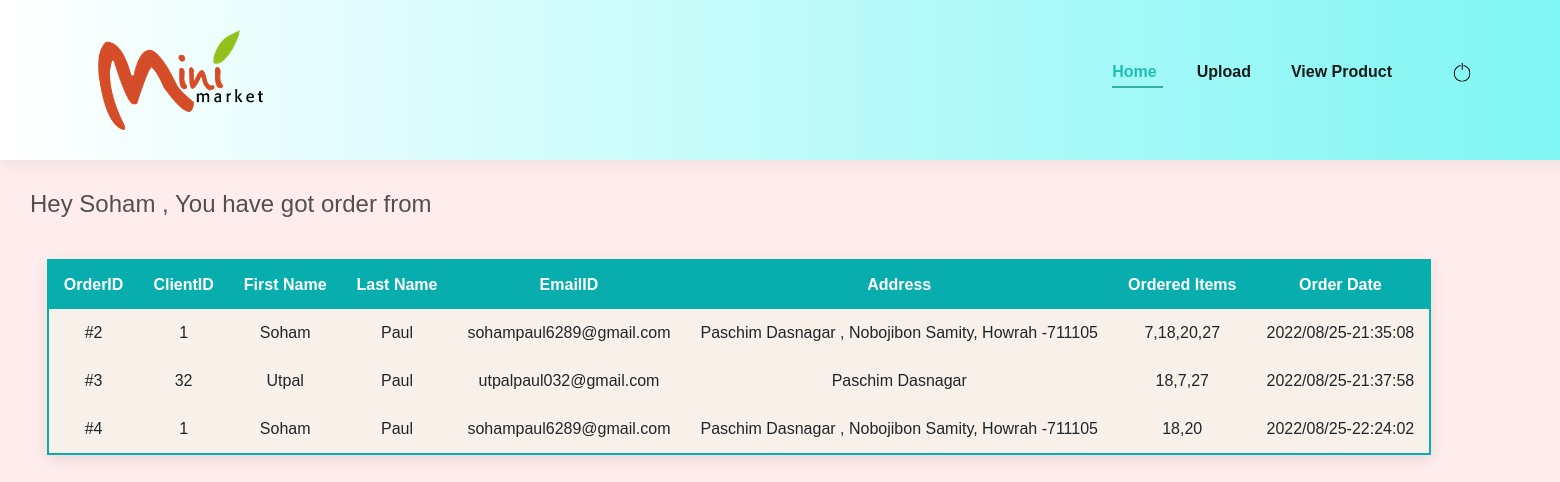
/Admin/AdminHome.php (signed in), run on the app's committed database.
### tables this page shows
CREATE TABLE `orders` (
  `orderID` int(11) NOT NULL,
  `productID` varchar(30) NOT NULL,
  `adminID` int(11) NOT NULL,
  `clientID` int(11) NOT NULL,
  `orderdate` varchar(30) NOT NULL
);

CREATE TABLE `client` (
  `clientID` int(11) NOT NULL,
  `FirstName` varchar(100) DEFAULT NULL,
  `LastName` varchar(100) DEFAULT NULL,
  `email` varchar(200) DEFAULT NULL,
  `Address` varchar(200) NOT NULL,
  `password` varchar(100) DEFAULT NULL,
  `Cart` varchar(50) DEFAULT NULL,
  `Ordered` varchar(100) NOT NULL
);

### Admin/AdminHome.php (the view, shortened to what this page needs)
<?php
    if(!isset($_SESSION['adminID']))
    {
        echo"<script>
        alert('YOU HAVE NOT AUTHORISED TO THIS PAGE , LOGIN FIRST');
        window.location.replace('adminlogin.html');
        </script>";
    }
    else
    {
        echo"
            <!DOCTYPE html>
            <html lang='en'>
            <head>
                <meta charset='UTF-8'>
                <meta http-equiv='X-UA-Compatible' content='IE=edge'>
                <meta name='viewport' content='width=device-width, initial-scale=1.0'>
                <title>Admin Home</title>
                <link rel='stylesheet' href='../index.css'>
                <link rel='stylesheet' href='../mini.css'>
                <link rel='stylesheet' href='../bootstrap.css'>
            </head>
                <body id='bg-admin'>
                    <section id='header'>
                        <a href='../OwnShop.html'>
                            <img src='../img/mini-marketLOGO.png' class='logo' alt='Logo' >
                        </a>
                        <div>
                            <ul id='navbar'>
                                <li><a class='active' href='AdminHome.php'>Home</a></li>
                                <li><a  href='upload-f.php'>Upload</a></li>
                                <li><a href='viewproduct.php'>View Product</a></li>
                                <li><a href='adminlogout.php'><img src='../img/logout.png' alt='logouIMG' class='logout'></a></li>
                            </ul>
                        </div>
                    </section>
                    <h4 id='admin-h4'>Hey $_SESSION[name] , You have got order from</h4>";
                include_once '../shared/config.php';
                $object=mysqli_query($connect,'select * from orders');
                echo "<div>
                        <div class='table-div'>
                            <table class='client-table'>
                                <thead class='thead-dark'>
                                    <tr>
                                        <th>OrderID</th>
                                        <th>ClientID</th>
                                        <th>First Name</th>
                                        <th>Last Name</th>
                                        <th>EmailID</th>
                                        <th>Address</th>
                                        <th>Ordered Items</th>
                                        <th>Order Date</th>
                                    </tr>
                                </thead>
                                <tbody>";
                while($res=mysqli_fetch_assoc($object))
                {
                    $orderid=$res['orderID'];
                    $cid=$res['clientID'];
                    $adminID=$res['adminID'];
                    $order=$res['productID'];
                    $obj=mysqli_query($connect,"select * from client where clientID=$cid");
                    $row=mysqli_fetch_assoc($obj);
                    $fname=$row['FirstName'];
                    $lname=$row['LastName'];
                    $email=$row['email'];
                    $address=$row['Address'];
                    $date=$res['orderdate'];
                    if($adminID==$_SESSION['adminID'])
                    {    echo "
                                    <tr>
                                        <td>#$orderid</td>
                                        <td>$cid</td>
                                        <td>$fname</td>
                                        <td>$lname</td>
                                        <td>$email</td>
                                        <td>$address</td>
                                        <td>$order</td>
                                        <td>$date</td>
                                    </tr>
                        ";
                    }
                }
                echo "          </tbody>
                            </table>
                        </div>
                    </div>
                </body>
            </html>";
                }
?>

### mini.css (style rules this page uses)
* { margin: 0; padding: 0; box-sizing: border-box; font-family: 'Spartan' , sans-serif; scroll-behavior: smooth; }
#header { background-image: linear-gradient(to right , #ffffff ,rgb(124, 246, 244)); display: flex; width: 100rem; align-items: center; justify-content: space-between; padding: 20px 88px; box-shadow: 0 5px 15px rgba(0, 0, 0, 0.06); position: sticky; top: 0; left: 0; }
.logo { height: 100px; margin: 10px; }
#navbar { display: flex; align-items: center; justify-content: center; }
#navbar li { list-style: none; padding: 0 20px; position: relative; }
#navbar a { text-decoration: none; font-size: 16px; font-weight: 600; color: #1a1a1a; transition: 0.3s ease; }
#navbar li a:hover , #navbar li a.active { color: #23bcb1; }
#navbar li a.active::after { content: ""; width: 60%; height: 2.05px; background: #32afa7 ; position: absolute; bottom: -4px; left: 20px; }
.logout { height: 60px; width: 60px; }
#bg-admin { background-color: rgb(255, 236, 236); width: 100rem; }
#admin-h4 { color: rgb(81, 80, 80); margin: 30px 0 10px 30px; }
.client-table { background-color: rgb(247, 241, 233); display: inline-block; border: 2px solid #08aeae; margin: 30px 0 0 3vw; box-shadow: 0 5px 15px rgba(0, 0, 0, 0.09); transition: 0.5s ease; }
.client-table thead tr { background-color: #08aeae; padding: 40px; color: #ffffff; text-align: center; }
.client-table tbody tr { text-align: center; }
.client-table th , .client-table td { padding: 12px 15px; }

### data on the page
orders: orderID "2", clientID "1", clientID.FirstName "Soham", clientID.LastName "Paul", clientID.email "sohampaul6289@gmail.com", clientID.Address "Paschim Dasnagar , Nobojibon Samity, Howrah -711105", productID "7,18,20,27", orderdate "2022/08/25-21:35:08"
orders: orderID "3", clientID "32", clientID.FirstName "Utpal", clientID.LastName "Paul", clientID.email "utpalpaul032@gmail.com", clientID.Address "Paschim Dasnagar", productID "18,7,27", orderdate "2022/08/25-21:37:58"
orders: orderID "4", clientID "1", clientID.FirstName "Soham", clientID.LastName "Paul", clientID.email "sohampaul6289@gmail.com", clientID.Address "Paschim Dasnagar , Nobojibon Samity, Howrah -711105", productID "18,20", orderdate "2022/08/25-22:24:02"

### other printed values
$_SESSION[name] "Soham"
